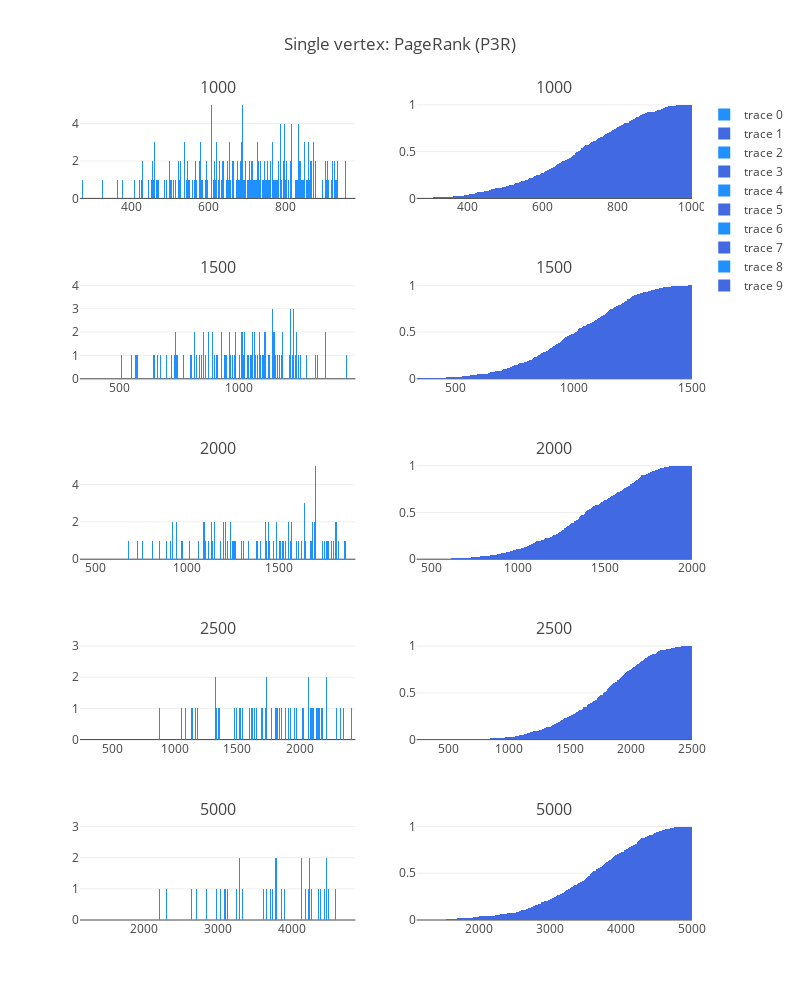

The code cell stored with this chart in its notebook:
### Code cell
fig['layout'].update(height=1000, width=800, title='Single vertex: PageRank (P3R)')
iplot(fig, filename='simple-subplot')

### Figure 1 — Plotly figure (JSON) as saved in the notebook; plotly's stock layout.template omitted (floating-point values rounded to 4 significant figures; data arrays with more than 128 entries replaced by an {"elided": "..."} marker saying what was removed)
{"data": [{"marker": {"color": "dodgerblue"}, "type": "histogram", "x": {"elided": "500 int values"}, "xaxis": "x1", "xbins": {"end": 1000, "size": 1, "start": 0}, "yaxis": "y1"}, {"cumulative": {"enabled": true}, "histnorm": "probability", "marker": {"color": "royalblue"}, "type": "histogram", "x": {"elided": "500 int values"}, "xaxis": "x2", "xbins": {"end": 1000, "size": 1, "start": 0}, "yaxis": "y2"}, {"marker": {"color": "dodgerblue"}, "type": "histogram", "x": {"elided": "500 int values"}, "xaxis": "x3", "xbins": {"end": 1500, "size": 1, "start": 0}, "yaxis": "y3"}, {"cumulative": {"enabled": true}, "histnorm": "probability", "marker": {"color": "royalblue"}, "type": "histogram", "x": {"elided": "500 int values"}, "xaxis": "x4", "xbins": {"end": 1500, "size": 1, "start": 0}, "yaxis": "y4"}, {"marker": {"color": "dodgerblue"}, "type": "histogram", "x": {"elided": "500 int values"}, "xaxis": "x5", "xbins": {"end": 2000, "size": 1, "start": 0}, "yaxis": "y5"}, {"cumulative": {"enabled": true}, "histnorm": "probability", "marker": {"color": "royalblue"}, "type": "histogram", "x": {"elided": "500 int values"}, "xaxis": "x6", "xbins": {"end": 2000, "size": 1, "start": 0}, "yaxis": "y6"}, {"marker": {"color": "dodgerblue"}, "type": "histogram", "x": {"elided": "500 int values"}, "xaxis": "x7", "xbins": {"end": 2500, "size": 1, "start": 0}, "yaxis": "y7"}, {"cumulative": {"enabled": true}, "histnorm": "probability", "marker": {"color": "royalblue"}, "type": "histogram", "x": {"elided": "500 int values"}, "xaxis": "x8", "xbins": {"end": 2500, "size": 1, "start": 0}, "yaxis": "y8"}, {"marker": {"color": "dodgerblue"}, "type": "histogram", "x": {"elided": "500 int values"}, "xaxis": "x9", "xbins": {"end": 5000, "size": 1, "start": 0}, "yaxis": "y9"}, {"cumulative": {"enabled": true}, "histnorm": "probability", "marker": {"color": "royalblue"}, "type": "histogram", "x": {"elided": "500 int values"}, "xaxis": "x10", "xbins": {"end": 5000, "size": 1, "start": 0}, "yaxis": "y10"}], "layout": {"annotations": [{"font": {"size": 16}, "showarrow": false, "text": "1000", "x": 0.225, "xanchor": "center", "xref": "paper", "y": 1, "yanchor": "bottom", "yref": "paper"}, {"font": {"size": 16}, "showarrow": false, "text": "1000", "x": 0.775, "xanchor": "center", "xref": "paper", "y": 1, "yanchor": "bottom", "yref": "paper"}, {"font": {"size": 16}, "showarrow": false, "text": "1500", "x": 0.225, "xanchor": "center", "xref": "paper", "y": 0.78, "yanchor": "bottom", "yref": "paper"}, {"font": {"size": 16}, "showarrow": false, "text": "1500", "x": 0.775, "xanchor": "center", "xref": "paper", "y": 0.78, "yanchor": "bottom", "yref": "paper"}, {"font": {"size": 16}, "showarrow": false, "text": "2000", "x": 0.225, "xanchor": "center", "xref": "paper", "y": 0.56, "yanchor": "bottom", "yref": "paper"}, {"font": {"size": 16}, "showarrow": false, "text": "2000", "x": 0.775, "xanchor": "center", "xref": "paper", "y": 0.56, "yanchor": "bottom", "yref": "paper"}, {"font": {"size": 16}, "showarrow": false, "text": "2500", "x": 0.225, "xanchor": "center", "xref": "paper", "y": 0.34, "yanchor": "bottom", "yref": "paper"}, {"font": {"size": 16}, "showarrow": false, "text": "2500", "x": 0.775, "xanchor": "center", "xref": "paper", "y": 0.34, "yanchor": "bottom", "yref": "paper"}, {"font": {"size": 16}, "showarrow": false, "text": "5000", "x": 0.225, "xanchor": "center", "xref": "paper", "y": 0.12, "yanchor": "bottom", "yref": "paper"}, {"font": {"size": 16}, "showarrow": false, "text": "5000", "x": 0.775, "xanchor": "center", "xref": "paper", "y": 0.12, "yanchor": "bottom", "yref": "paper"}], "height": 1000, "title": "Single vertex: PageRank (P3R)", "width": 800, "xaxis1": {"anchor": "y1", "domain": [0, 0.45]}, "xaxis10": {"anchor": "y10", "domain": [0.55, 1]}, "xaxis2": {"anchor": "y2", "domain": [0.55, 1]}, "xaxis3": {"anchor": "y3", "domain": [0, 0.45]}, "xaxis4": {"anchor": "y4", "domain": [0.55, 1]}, "xaxis5": {"anchor": "y5", "domain": [0, 0.45]}, "xaxis6": {"anchor": "y6", "domain": [0.55, 1]}, "xaxis7": {"anchor": "y7", "domain": [0, 0.45]}, "xaxis8": {"anchor": "y8", "domain": [0.55, 1]}, "xaxis9": {"anchor": "y9", "domain": [0, 0.45]}, "yaxis1": {"anchor": "x1", "domain": [0.88, 1]}, "yaxis10": {"anchor": "x10", "domain": [0, 0.12]}, "yaxis2": {"anchor": "x2", "domain": [0.88, 1]}, "yaxis3": {"anchor": "x3", "domain": [0.66, 0.78]}, "yaxis4": {"anchor": "x4", "domain": [0.66, 0.78]}, "yaxis5": {"anchor": "x5", "domain": [0.44, 0.56]}, "yaxis6": {"anchor": "x6", "domain": [0.44, 0.56]}, "yaxis7": {"anchor": "x7", "domain": [0.22, 0.34]}, "yaxis8": {"anchor": "x8", "domain": [0.22, 0.34]}, "yaxis9": {"anchor": "x9", "domain": [0, 0.12]}}}
